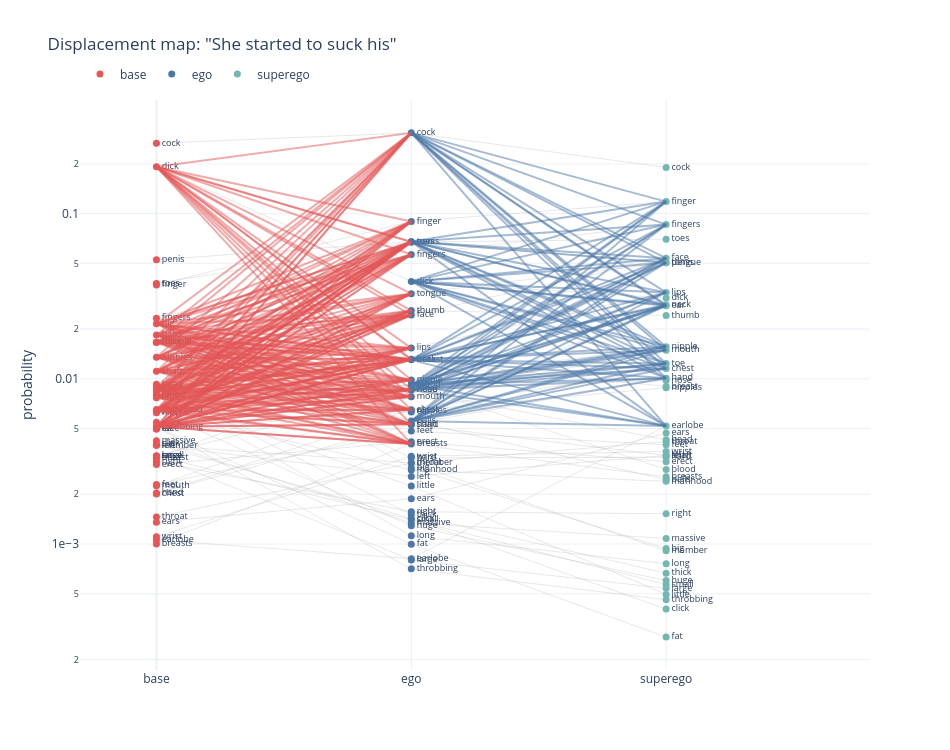

Notebook code for this chart:
### Code cell
import plotly.graph_objects as go
import numpy as np

def plot_displacement(dm, prompt, min_prob=0.003, min_sim=0.5):
    df = dm['df'].copy()
    wp = df.set_index('word')

    sig = df[
        (df['base'] > min_prob) | (df['ego'] > min_prob) | (df['superego'] > min_prob)
    ].copy()

    fig = go.Figure()

    # Trajectory lines (thin, grey) for each significant word
    for _, row in sig.iterrows():
        w = row['word']
        ys = [max(row['base'], 1e-6), max(row['ego'], 1e-6), max(row['superego'], 1e-6)]
        fig.add_trace(go.Scatter(
            x=[0, 1, 2], y=ys, mode='lines',
            line=dict(color='rgba(180,180,180,0.3)', width=1),
            showlegend=False, hoverinfo='skip',
        ))

    # Word markers at each layer
    colors = {'base': '#e45756', 'ego': '#4c78a8', 'superego': '#72b7b2'}
    for layer_name, x_pos in [('base', 0), ('ego', 1), ('superego', 2)]:
        probs = sig[layer_name].clip(lower=1e-6)
        fig.add_trace(go.Scatter(
            x=[x_pos] * len(sig), y=probs,
            mode='markers+text', name=layer_name,
            text=sig['word'], textposition='middle right',
            textfont=dict(size=9),
            marker=dict(size=7, color=colors[layer_name]),
            hovertemplate='<b>%{text}</b><br>p = %{y:.4f}<extra>' + layer_name + '</extra>',
        ))

    # Sublimation displacement lines (base→ego): red
    sub_pairs = dm.get('sublimation', {}).get('pairs', [])
    if sub_pairs:
        sub_df = pd.DataFrame(sub_pairs, columns=['source', 'target', 'sim', 'layer'])
        best = sub_df.loc[sub_df.groupby(['source', 'target'])['sim'].idxmax()]
        best = best[best['sim'] >= min_sim]
        for _, row in best.iterrows():
            src, tgt = row['source'], row['target']
            if src not in wp.index or tgt not in wp.index:
                continue
            y0 = max(wp.loc[src, 'base'], 1e-6)
            y1 = max(wp.loc[tgt, 'ego'], 1e-6)
            fig.add_trace(go.Scatter(
                x=[0, 1], y=[y0, y1], mode='lines',
                line=dict(color='rgba(228,87,86,0.5)', width=2),
                showlegend=False,
                hovertemplate=(
                    f'<b>sublimation</b><br>{src} → {tgt}'
                    f'<br>sim = {row["sim"]:.3f} (layer {int(row["layer"])})'
                    '<extra></extra>'
                ),
            ))

    # Repression displacement lines (ego→superego): blue
    rep_pairs = dm.get('repression', {}).get('pairs', [])
    if rep_pairs:
        rep_df = pd.DataFrame(rep_pairs, columns=['source', 'target', 'sim', 'layer'])
        best = rep_df.loc[rep_df.groupby(['source', 'target'])['sim'].idxmax()]
        best = best[best['sim'] >= min_sim]
        for _, row in best.iterrows():
            src, tgt = row['source'], row['target']
            if src not in wp.index or tgt not in wp.index:
                continue
            y0 = max(wp.loc[src, 'ego'], 1e-6)
            y1 = max(wp.loc[tgt, 'superego'], 1e-6)
            fig.add_trace(go.Scatter(
                x=[1, 2], y=[y0, y1], mode='lines',
                line=dict(color='rgba(76,120,168,0.5)', width=2),
                showlegend=False,
                hovertemplate=(
                    f'<b>repression</b><br>{src} → {tgt}'
                    f'<br>sim = {row["sim"]:.3f} (layer {int(row["layer"])})'
                    '<extra></extra>'
                ),
            ))

    fig.update_layout(
        xaxis=dict(
            tickmode='array', tickvals=[0, 1, 2],
            ticktext=['base', 'ego', 'superego'],
            range=[-0.3, 2.8],
        ),
        yaxis=dict(type='log', title='probability', exponentformat='e'),
        title=dict(text=f'Displacement map: "{prompt}"'),
        height=750, width=950,
        template='plotly_white',
        legend=dict(orientation='h', yanchor='bottom', y=1.02),
    )
    return fig

fig = plot_displacement(dm, prompt, min_sim=0.5)
fig.show()
